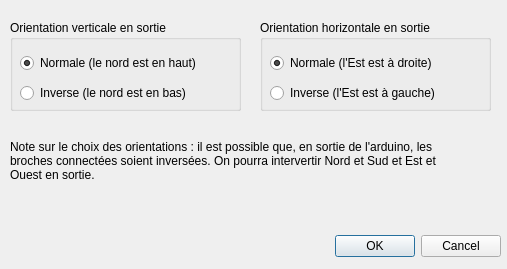
<?xml version="1.0" encoding="UTF-8"?>
<ui version="4.0">
 <class>Parametres</class>
 <widget class="QDialog" name="Parametres">
  <property name="geometry">
   <rect>
    <x>0</x>
    <y>0</y>
    <width>507</width>
    <height>269</height>
   </rect>
  </property>
  <property name="windowTitle">
   <string>Paramètres</string>
  </property>
  <widget class="QDialogButtonBox" name="buttonBox">
   <property name="geometry">
    <rect>
     <x>320</x>
     <y>230</y>
     <width>181</width>
     <height>32</height>
    </rect>
   </property>
   <property name="orientation">
    <enum>Qt::Horizontal</enum>
   </property>
   <property name="standardButtons">
    <set>QDialogButtonBox::Cancel|QDialogButtonBox::Ok</set>
   </property>
  </widget>
  <widget class="QGroupBox" name="choixOrientationVerticale">
   <property name="geometry">
    <rect>
     <x>10</x>
     <y>20</y>
     <width>231</width>
     <height>91</height>
    </rect>
   </property>
   <property name="title">
    <string>Orientation verticale en sortie</string>
   </property>
   <widget class="QRadioButton" name="orientationVerticaleNormale">
    <property name="geometry">
     <rect>
      <x>10</x>
      <y>30</y>
      <width>221</width>
      <height>26</height>
     </rect>
    </property>
    <property name="text">
     <string>Normale (le nord est en haut)</string>
    </property>
    <property name="checked">
     <bool>true</bool>
    </property>
   </widget>
   <widget class="QRadioButton" name="orientationVerticaleInverse">
    <property name="geometry">
     <rect>
      <x>10</x>
      <y>60</y>
      <width>221</width>
      <height>26</height>
     </rect>
    </property>
    <property name="text">
     <string>Inverse (le nord est en bas)</string>
    </property>
   </widget>
  </widget>
  <widget class="QLabel" name="label">
   <property name="geometry">
    <rect>
     <x>10</x>
     <y>130</y>
     <width>461</width>
     <height>61</height>
    </rect>
   </property>
   <property name="text">
    <string>Note sur le choix des orientations : il est possible que, en sortie de l'arduino, les broches connectées soient inversées. On pourra intervertir Nord et Sud et Est et Ouest en sortie.</string>
   </property>
   <property name="wordWrap">
    <bool>true</bool>
   </property>
  </widget>
  <widget class="QGroupBox" name="choixOrientationHorizontale">
   <property name="geometry">
    <rect>
     <x>260</x>
     <y>20</y>
     <width>231</width>
     <height>91</height>
    </rect>
   </property>
   <property name="title">
    <string>Orientation horizontale en sortie</string>
   </property>
   <widget class="QRadioButton" name="orientationHorizontaleNormale">
    <property name="geometry">
     <rect>
      <x>10</x>
      <y>30</y>
      <width>221</width>
      <height>26</height>
     </rect>
    </property>
    <property name="text">
     <string>Normale (l'Est est à droite)</string>
    </property>
    <property name="checked">
     <bool>true</bool>
    </property>
   </widget>
   <widget class="QRadioButton" name="orientationHorizontaleInverse">
    <property name="geometry">
     <rect>
      <x>10</x>
      <y>60</y>
      <width>221</width>
      <height>26</height>
     </rect>
    </property>
    <property name="text">
     <string>Inverse (l'Est est à gauche)</string>
    </property>
   </widget>
  </widget>
 </widget>
 <resources/>
 <connections>
  <connection>
   <sender>buttonBox</sender>
   <signal>accepted()</signal>
   <receiver>Parametres</receiver>
   <slot>accept()</slot>
   <hints>
    <hint type="sourcelabel">
     <x>248</x>
     <y>254</y>
    </hint>
    <hint type="destinationlabel">
     <x>157</x>
     <y>274</y>
    </hint>
   </hints>
  </connection>
  <connection>
   <sender>buttonBox</sender>
   <signal>rejected()</signal>
   <receiver>Parametres</receiver>
   <slot>reject()</slot>
   <hints>
    <hint type="sourcelabel">
     <x>316</x>
     <y>260</y>
    </hint>
    <hint type="destinationlabel">
     <x>286</x>
     <y>274</y>
    </hint>
   </hints>
  </connection>
 </connections>
</ui>
